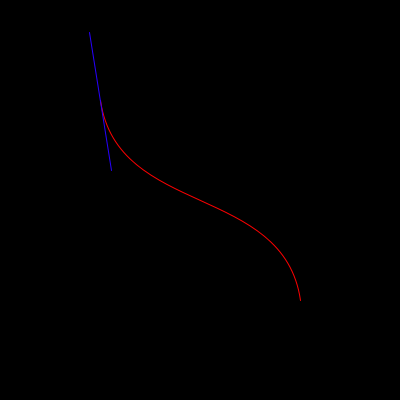
Frame 1 (no input)
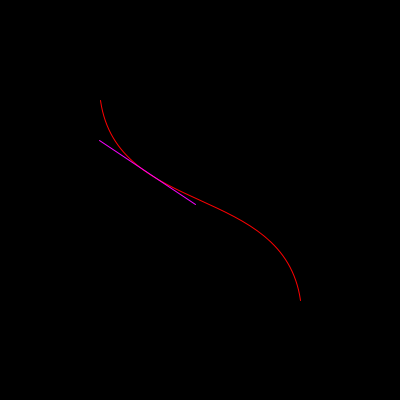
Frame 60 (the mouse pressed at the canvas centre just before this capture)
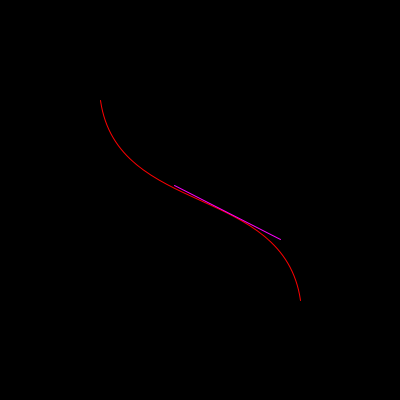
Frame 120 (the mouse held since frame 60 and released just before this capture)

The Processing sketch that drew these frames (run headless with seeded random() and noise(); from frame 60 on, the mouse is pressed at the canvas centre):

// Processing sketch: Ex_2_reusecode_1
// ── Ex_2_reusecode_1.pde
// Coding Art Book
// Yu Zhang + Mathias Funk, 2020

// curve tangent in red and blue 

void setup() {
  size(400, 400); 
  noFill();
}

void draw() {
  background(0); 
  stroke(255, 0, 0);

  // draw the curve from point 100, 100 to 300, 300
  // the first and last two parameters are control points
  // that give the curve some 'curve'
  curve(200, -400, 100, 100, 300, 300, 200, 800);
  float t = (frameCount % 200) / 200.;
  float x = curvePoint(200, 100, 300, 200, t);
  float y = curvePoint(-400, 100, 300, 800, t);
  float tx = curveTangent(200, 100, 300, 200, t) / 5.;
  float ty = curveTangent(-400, 100, 300, 800, t) / 5.;
  // set stroke depending on the angle (tx/ty)
  stroke(atan2(tx, ty) * 255, 0, 255);
  // draw our line
  line(x - tx, y - ty, x + tx, y + ty);
}
